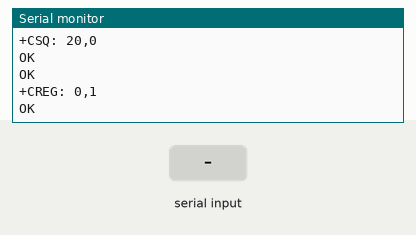
Simulated run of this sketch. Board: ESP32. Shown: the last lines printed to the serial monitor. The inputs (shaded band) are chosen by the test bench. The modem accepts every AT command (registered, SIM ready, sends succeed) and sends nothing else.

Above: at 1.2 s.
1.3 s: "1" received over the second serial link
At 1.8 s:
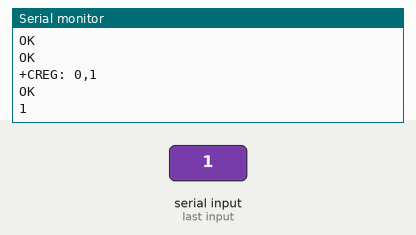
2.8 s: "0" received over the second serial link
At 4.2 s:
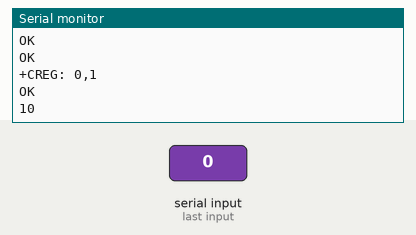

Measured:
- after the input at 1.3 s, the serial monitor: prints a new line at once (image 1)
- after the input at 2.8 s, the serial monitor: prints a new line at once (image 2)

The sketch:

Testing_AT_Commands_with_SIM800L_GSM_Module__ESP32.ino
```cpp
//#include <SoftwareSerial.h>

//Create software serial object to communicate with SIM800L
//SoftwareSerial mySerial(3, 2); //SIM800L Tx & Rx is connected to Arduino #3 & #2

//#define TxPin 17
//#define RxPin 16
void setup()
{
  //pinMode(TxPin,INPUT);
  //pinMode(RxPin,OUTPUT);

  //Begin serial communication with Arduino and Arduino IDE (Serial Monitor)
  Serial.begin(9600);

  //Begin serial communication with Arduino and SIM800L
  Serial2.begin(9600);

//  Serial.println("Initializing...");
  //delay(1000);

 Serial2.println("AT"); //Once the handshake test is successful, it will back to OK
  updateSerial();
 Serial2.println("AT+CSQ"); //Signal quality test, value range is 0-31 , 31 is the best
  updateSerial();
 Serial2.println("AT+CCID"); //Read SIM information to confirm whether the SIM is plugged
  updateSerial();
 Serial2.println("AT+CREG?"); //Check whether it has registered in the network
  updateSerial();
}
void loop()
{
  updateSerial();
}

void updateSerial()
{
 // delay(500);
  while (Serial.available())
  {
    Serial2.write(Serial.read());//Forward what Serial received to Software Serial Port
  }
  while(Serial2.available())
  {
    Serial.write(Serial2.read());//Forward what Software Serial received to Serial Port
  }
}
```
